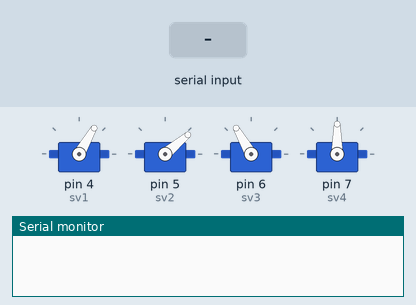
Simulated run of this sketch. Board: Arduino Uno, built with avr-gcc and run on an emulated ATmega328P. On the bench: 4 × servo, the last lines printed to the serial monitor. The test bench sets the inputs (shaded band).

Above: at 1.2 s.
1.3 s: "left\n" received over the second serial link
At 1.9 s:
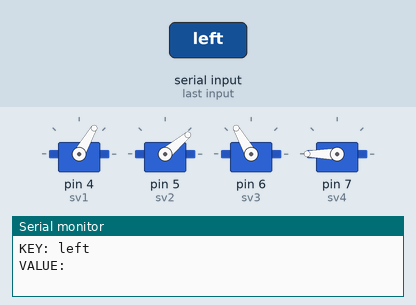
2.8 s: "right\n" received over the second serial link
At 3.1 s:
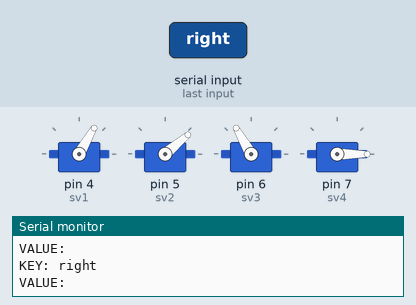
4.3 s: "s1\n" received over the second serial link
At 5.4 s:
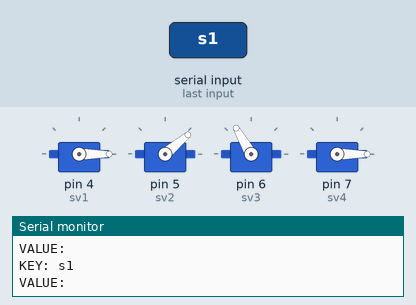
5.8 s: "s2\n" received over the second serial link
At 6.6 s:
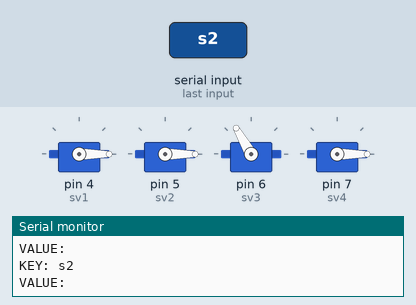
7.3 s: "s3\n" received over the second serial link
At 7.7 s:
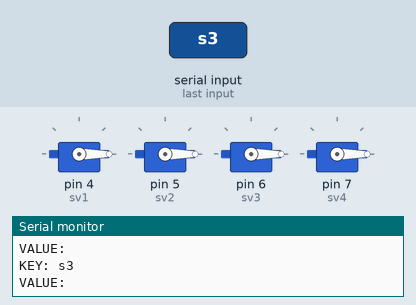
8.8 s: "left\n" received over the second serial link
At 10.1 s:
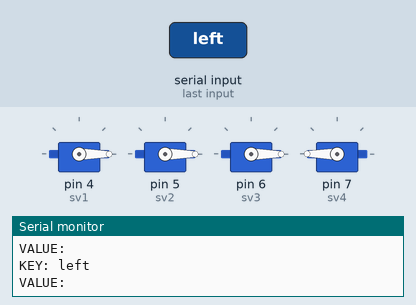
Timing chart, 0 to 11.3 s (numbered marks = the images above; inputs shaded):
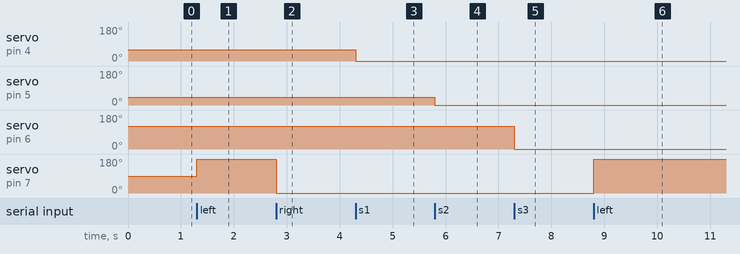

Measured:
- after the input at 1.3 s, servo on pin 7 (sv4): 90° → 180° at once
- after the input at 2.8 s, servo on pin 7 (sv4): 180° → 0° at once
- after the input at 4.3 s, servo on pin 4 (sv1): 60° → 0° at once
- after the input at 5.8 s, servo on pin 5 (sv2): 40° → 0° at once
- after the input at 7.3 s, servo on pin 6 (sv3): 120° → 0° at once
- after the input at 8.8 s, servo on pin 7 (sv4): 0° → 180° at once

The sketch:

robot_arm_firmware.ino
```cpp
#include <Servo.h>
#include <SoftwareSerial.h>

#define SV1 4
#define SV2 5
#define SV3 6
#define SV4 7
#define RX 10
#define TX 11

SoftwareSerial bt(TX, RX);

Servo sv1, sv2, sv3, sv4;

/*
 * SV1: 집게
 * SV2: 상단 관절
 * SV3: 하단 관절
 * SV4: 회전
 */

// 최대 집게 각도 68

String splitString(String string, char separator, int index)
{
  int found = 0;
  int strIndex[] = {0, -1};
  int maxIndex = string.length()-1;

  for(int i=0; i<=maxIndex && found<=index; i++){
    if(string.charAt(i)==separator || i==maxIndex){
        found++;
        strIndex[0] = strIndex[1]+1;
        strIndex[1] = (i == maxIndex) ? i+1 : i;
    }
  }

  return found > index ? string.substring(strIndex[0], strIndex[1]) : "";
}

void setup() {
  Serial.begin(9600);
  bt.begin(9600);

  sv1.attach(4);
  sv2.attach(5);
  sv3.attach(6);
  sv4.attach(7);

  sv1.write(60);
  sv2.write(40);
  sv3.write(120);
  sv4.write(90);

}

void loop() {
  if (bt.available()) {
    String data = bt.readStringUntil('\n');
    data.trim();

    String key = splitString(data, '=', 0);
    String value = splitString(data, '=', 1);

    Serial.print("KEY: ");
    Serial.println(key);
    Serial.print("VALUE: ");
    Serial.println(value);
    Serial.println();

    if (data == "init") {
      sv1.write(60);
      sv2.write(40);
      sv3.write(120);
      sv4.write(90);
    }
    if (data == "left") {
      sv4.write(180);
    }
    if (data == "right") {
      sv4.write(0);
    }

    if (key == "s1") {
      sv1.write(value.toInt());
    }
    if (key == "s2") {
      sv2.write(value.toInt());
    }
    if (key == "s3") {
      sv3.write(value.toInt());
    }
    if (key == "s4") {
      sv4.write(value.toInt());
    }

    bt.read();

  }
  if (Serial.available()) {
    bt.write(Serial.read());
  }
}
```
